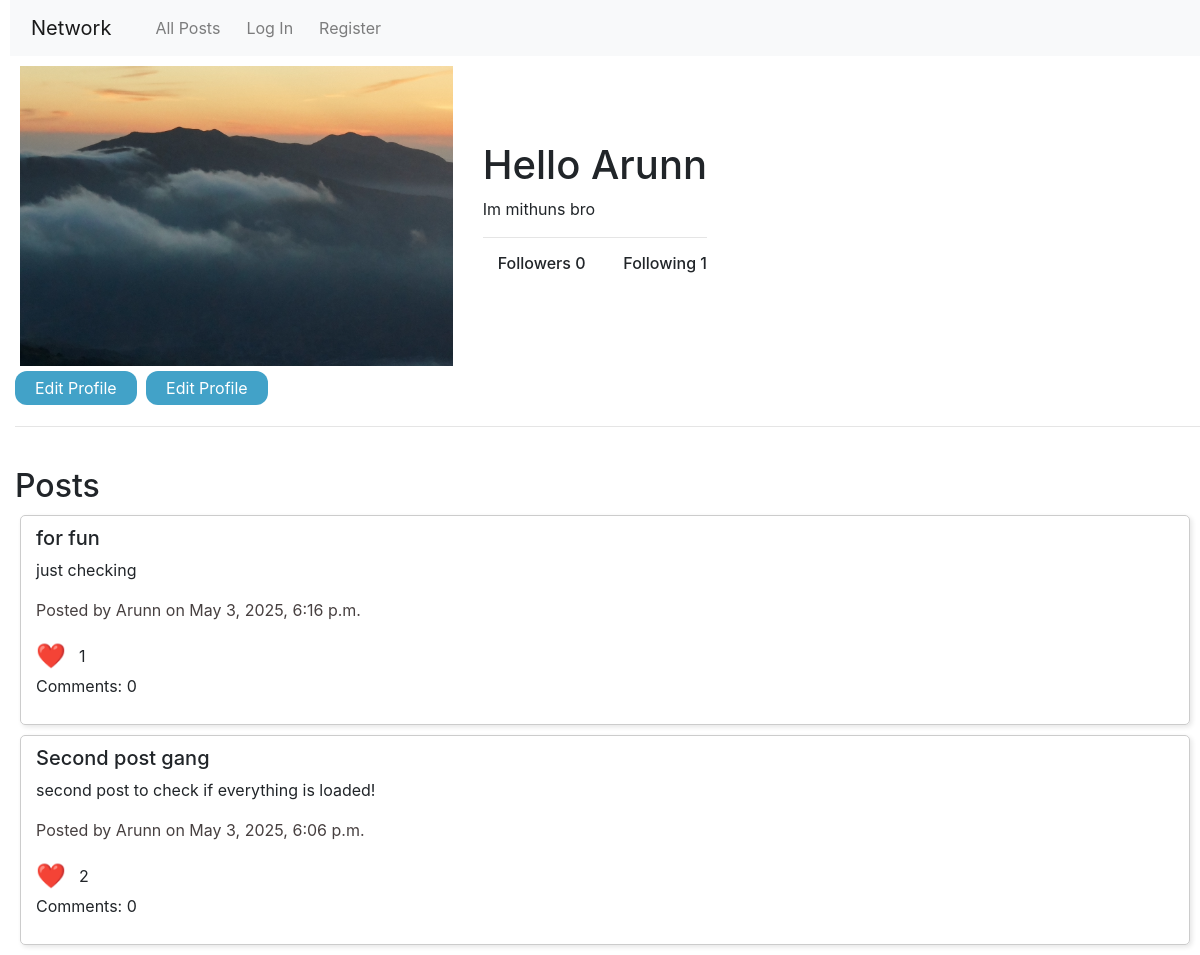
The app's page /profile/Arunn with its own data.
### network/models.py (models this page shows, shortened)
class User(AbstractUser):
    bio = models.TextField(max_length=30, blank=True, null=True)
    profile_picture = models.ImageField(upload_to='profile_pictures/', default='profile_pictures/penguin.png', blank=True)

class Post(models.Model):
    user = models.ForeignKey(User, on_delete=models.CASCADE, related_name="posts")
    title = models.CharField(max_length=30, default="Untitled")
    content = models.TextField(max_length=280)
    timestamp = models.DateTimeField(auto_now_add=True)
    likes = models.ManyToManyField(User, related_name="liked_posts", blank=True)

### network/views.py (the view)
# urls.py: path("profile/<str:username>", views.profile, name="profile"),
def profile(request, username):
    try:
        profile_user = User.objects.get(username=username)
    except User.DoesNotExist:
        return HttpResponse("User not found", status=404)
    followerCount = Follow.objects.filter(following=profile_user).count()
    followingCount = Follow.objects.filter(follower=profile_user).count()
    return render(request, "network/profile.html", {
        "userName": profile_user.username,
        "bio": profile_user.bio,
        "posts": Post.objects.filter(user=profile_user).order_by("-timestamp"),
        "pfp": profile_user.profile_picture,
        "followerCount": followerCount,
        "followingCount": followingCount
    })

### network/templates/network/profile.html (shortened to what this page needs)
{% extends "network/layout.html" %}
{% load static %}
{% block body %}
    <div style="display: flex; align-items: center; gap: 20px;">
        <div>
            {% if pfp %}
                <img src="{{ pfp.url }}" alt="Profile Picture" style="width: 300; height: 300px;">
            {% else %}
                <p>No profile picture available.</p>
            {% endif %}
        </div>
        <div>
            <h1>Hello {{ userName|capfirst }}</h1>
            <p>{{bio}}</p>
            <hr>
            <div style="display: flex; justify-content: space-between; gap: 20px;">
                <div>
                    <h6><a>Followers {{ followerCount }}</a></h6>
                </div>
                <div>
                    <h6><a>Following {{ followingCount }}</a></h6>
                </div>
            </div>
        </div>
    </div>
    {% if user.is_authenticated %}
        <a href="{% url 'editProfile' userName %}">
            <button>Edit Profile</button>
        </a>
    {% else %}
        <a href="">
            <button>Edit Profile</button>
        </a>
        <a href="">
            <button>Edit Profile</button>
        </a>
    {% endif %}
    <hr>
    <br>
    <h2>Posts</h2>
    {% for post in posts %}
        <div class="post">
            <h5 id="postTitle-{{ post.id }}">{{ post.title }}</h5>
            <p id="postContent-{{ post.id }}">{{ post.content }}</p>
            <p id="postInfo-{{ post.id }}" style="color: rgb(71, 64, 64);">Posted by {{ post.user.username }} on {{ post.timestamp }}</p>
            <p style="display: flex; align-items: center; margin: 0;">
                <button class="likeButton" data-id="{{ post.id }}" id="likeButton-{{ post.id }}">
                    <span style="font-size: 24px; margin-right: 8px; vertical-align: middle;">❤️</span>
                </button>
                <span style="line-height: 30px;" id="likeCount-{{ post.id }}">{{ post.likes.count }}</span>
            </p>
            <p id="comments-{{ post.id }}">Comments: {{ post.comments.count }}</p>
        </div>
    {% endfor %}
{% endblock %}

### network/static/network/styles.css (style rules this page uses)
* { margin-left: 5px; }
button { margin: 5px 0; }
img { margin: 10px 0 0 0; }
.post { border: 1px solid #ccc; padding: 10px; margin: 10px; border-radius: 5px; box-shadow: 2px 2px 5px rgba(0, 0, 0, 0.1); }
button { background-color: #42a2c8; color: white; border: none; border-radius: 12px; padding: 5px 20px; font-size: 16px; cursor: pointer; transition: background-color 0.3s ease; }
.likeButton, .editButton, saveButton { all: unset; outline: none; }

### records on screen
User: username "Arunn", bio "Im mithuns bro"
Post: title "for fun", content "just checking", user.username "Arunn", timestamp "May 3, 2025, 6:16 p.m.", likes.count "1", comments.count "0"
Post: title "Second post gang", content "second post to check if everything is loaded!", user.username "Arunn", timestamp "May 3, 2025, 6:06 p.m.", likes.count "2", comments.count "0"

### other values on screen
{{ followerCount }} "0"
{{ followingCount }} "1"
